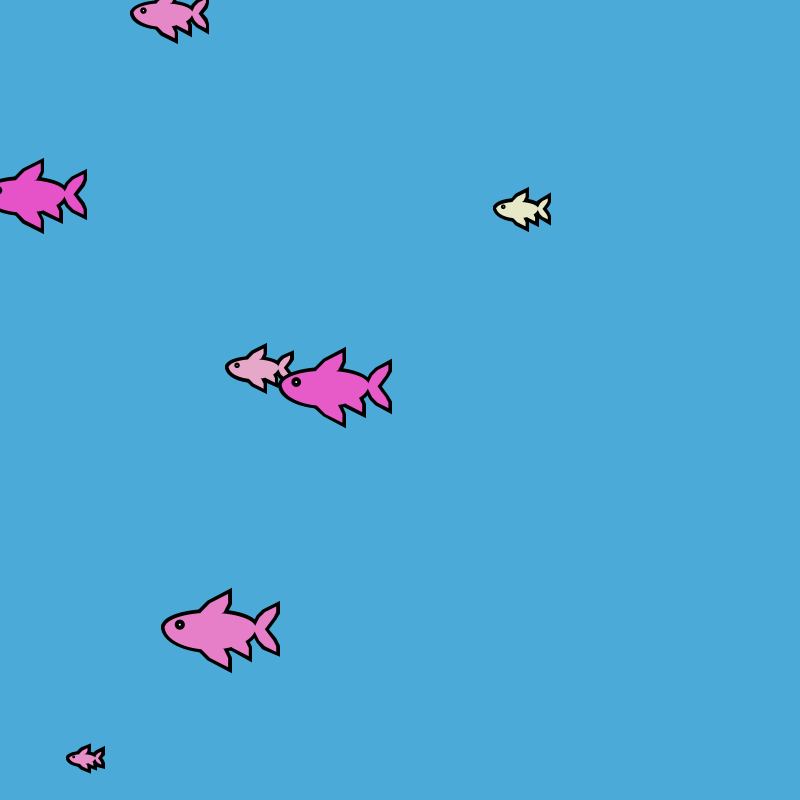
Frame 1 (no input)
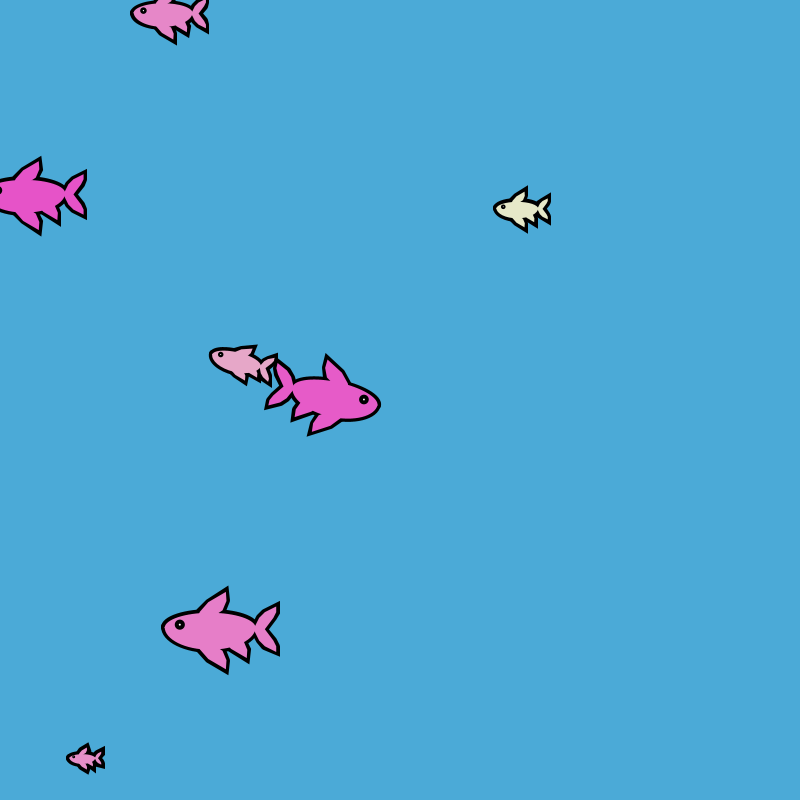
Frame 60 (the mouse pressed at the canvas centre just before this capture)
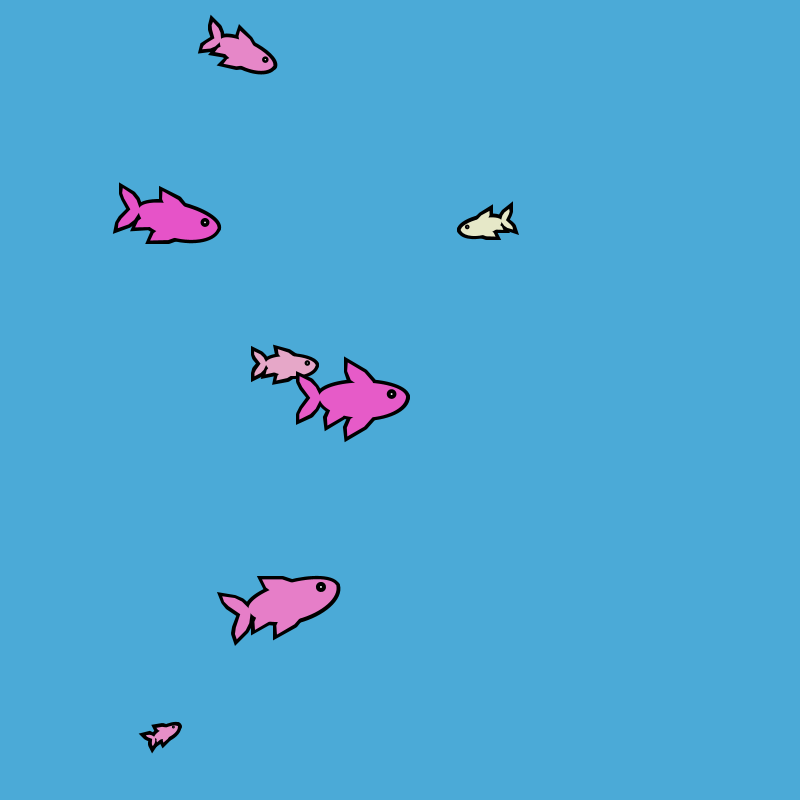
Frame 120 (the mouse held since frame 60 and released just before this capture)

The Processing sketch that drew these frames (run headless with seeded random() and noise(); from frame 60 on, the mouse is pressed at the canvas centre):

// Processing sketch: processing_185483
// ── processing_185483.pde

Fish[] salmon = new Fish[7];

void setup(){
  //size of sketch, initial bgcolor
  size(800,800);
  background(75,170,215);
  
  for(int i = 0; i < salmon.length; i++){
  salmon[i] = new Fish(random(width),random(height),25,100); 
  }

    
}

void draw(){
  //draw background
  background(75,170,215);

 // for(float j = 0; j <= height; j+=10){
 //   float k = map(j,height,0,.25,1);
 //   stroke(75*k,170*k,215*k);
 //   strokeWeight(11);
 //   line(0,j,width,j);
 // }

 
   for(int i = 0; i < salmon.length; i++){
  salmon[i].update(mouseX,mouseY);  //math
  salmon[i].display();  //visual
   }
  
  
  
  
}




class Fish{
  
  int fishSize;
  float tRot;
  float ftRot; 
  float finPos = 0;
  float ffinPos = 0;
  int strokeTime = 9999;
  int swimming = 0;
  float speed;
  
  float tailSpeed = 1;
  
  float shade;
  
  float xx;
  float yy;
  float fxx;
  float fyy;
  
  int dirX = 1;
  float angler = 0;
  float fangler = 0;
  
  int counter = 0;
  
  int ranStop;
  
  Fish(float x, float y, float s1, float s2){
  xx = x;
  yy = y;
  fxx = xx;
  fyy = yy;
  shade = random(.5,1.5);
  fishSize = int(random(s1,s2));
  speed = map(fishSize,25,100,.005,.01);
  ranStop = int(random(25,200));
  }
  
  void update(float x, float y){
    
    if(mousePressed){
      xx = mouseX;
      yy = mouseY;
    }else{
  counter++;
  
  if(counter >= ranStop){
    xx = random(width);
    yy = random(height);
    ranStop = int(random(100,500));
    counter = 0;
  }
    }
  
     tailSpeed = map(abs(xx-fxx),0,width,.01,.25);  
  //  println(tailSpeed);
    
   if(abs(xx-fxx)>fishSize){
   swimming = 1;
  }else{
   swimming = 0;
  }
  
  fxx += (xx - fxx) * speed;
  fyy += (yy - fyy) * speed/4;
  
  fangler += (angler - fangler) * .1;
  
  if(fxx < xx){
    if(dirX == 1){
      fangler = 0;
    }
    
    dirX = -1;
    angler = map(yy-fyy,0,height,0,60);
  }
  if(fxx > xx){
    if(dirX == -1){
      fangler = 0;
    }
    
    dirX = 1;
    angler = map(yy-fyy,0,height,0,-60);
  }
  
  }
  
  void display(){
    fish(fxx,fyy,fishSize,dirX,fangler,swimming,shade);
  }
  
  void fish(float x,float y,float w,int d,float r,int sw,float c){
//x = x pos
//y = y pos
//w = width
//d = direction
//r = rotation
//sw = swimming on/off
//c = color    

if(swimming == 1){
    strokeTime++;
     if(strokeTime >= 5){
       tRot = 35;
     }
     if(strokeTime >= 10){
       tRot = -35;
       strokeTime = 0;
     }
     finPos = 45;
     
}else{
  tRot = 0;
  finPos = -15;
}

ftRot += (tRot - ftRot) * tailSpeed;

ffinPos += (finPos - ffinPos) * .1;

  
  pushMatrix();
  translate(x,y); 
  rotate(radians(r)); 
  fill(0);
  stroke(0);
  strokeWeight(7);
  fishBody(0,0,w);
  fishTail(0+(w/2.1),0,w,ftRot, d);
  fishFin(0-(w/5),0,w,ffinPos, 1, d);
  fishFin(0-(w/5),0,w,ffinPos, -1, d);
  fishFin(0+(w/15),0-(w/13),w*.9,ffinPos, -1, d);
  noStroke();
  fill(230,160*c,200);
  fishBody(0,0,w);   
  fishTail(0+(w/2.1),0,w,ftRot, d); 
  fishFin(0-(w/5),0,w,ffinPos, 1, d);
  fishFin(0-(w/5),0,w,ffinPos, -1, d);
  fishFin(0+(w/15),0-(w/13),w*.9,ffinPos, -1, d);
  fill(0);
  ellipse((0-w/3)*d,0-w/40,w/9,w/9);
  fill(255);
  ellipse((0-w/3)*d,0-w/40,w/45,w/45);
  popMatrix();
     
   
     
   
}

void fishBody(float x, float y, float w){
  
  pushMatrix();
   translate(x,y);  
   arc(0,0,w,w/2,radians(0),radians(180));
   arc(0,1,w,w/3,radians(180),radians(360));
  popMatrix();
  
}

void fishTail(float x, float y, float w, float r, float d){
  
  float size = w/8;
  
  pushMatrix(); 
  scale(d,1);  
  translate(x,y+(size/5));
  rotate(radians(r)); 
  beginShape();
  vertex(0,0);
  vertex(size/2,-size);
  vertex(size,-size*1.5);  
  vertex(size*2,-size*2);
  vertex(size*2,-size*1.5);
  vertex(size*1.75,-size);
  vertex(size,0);
  vertex(size*1.75,size);
  vertex(size*2,size*1.5);
  vertex(size*2,size*2);
  vertex(size,size*1.5);
  vertex(size/2,size);
  vertex(0,0);
  endShape(); 
  popMatrix();
  
}

void fishFin(float x, float y, float w, float r, int s, int d){
  
  float size = w/5;
  
  pushMatrix();  
  scale(d,1);
  translate(x,y+(size/5)); 
  scale(1,s);
  rotate(radians(r/4)); 
  beginShape();
  vertex(0,0);
  vertex(size/2,-size);
  vertex(size,-size*1.5);  
  vertex(size*2,-size*2);
  vertex(size*2,-size*1.5);
  vertex(size*1.75,-size);
  vertex(0,0);
  endShape(); 
  popMatrix();
  
} 
  
}
